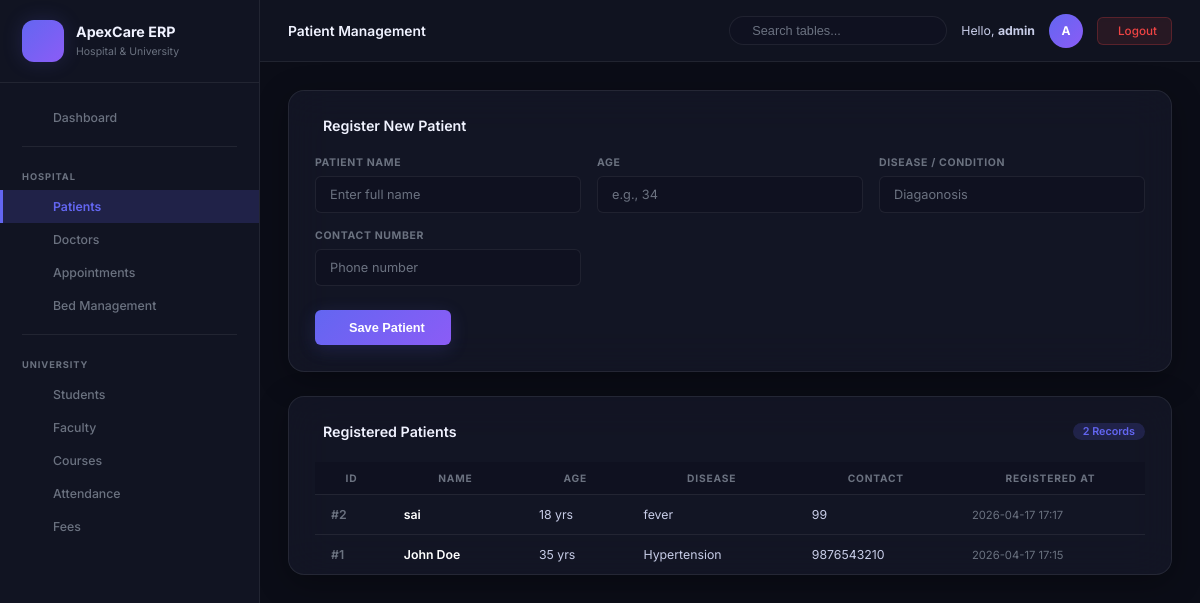
The app's page /hospital/patients (signed in) with its own data.
### tables this page shows
CREATE TABLE patients (
                id         INTEGER PRIMARY KEY AUTOINCREMENT,
                name       TEXT NOT NULL,
                age        INTEGER NOT NULL,
                disease    TEXT NOT NULL,
                contact    TEXT NOT NULL,
                created_at TIMESTAMP DEFAULT CURRENT_TIMESTAMP
            );

### routes/hospital.py (the view, shortened to what this page needs)
@hospital_bp.route('/patients', methods=['GET', 'POST'])
@login_required
def patients():
    msg, msg_type = None, None
    db = get_db()
    all_patients = db.execute("SELECT * FROM patients ORDER BY id DESC").fetchall()
    return render_template('hospital/patients.html', patients=all_patients, msg=msg, msg_type=msg_type)

### core/db.py (called while the page is built)
def get_db():
    if 'db' not in g:
        g.db = sqlite3.connect(DB_PATH)
        g.db.row_factory = sqlite3.Row   # dict-like rows
        g.db.execute("PRAGMA foreign_keys = ON")
    return g.db

### routes/utils.py (called while the page is built)
def login_required(f):
    @wraps(f)
    def decorated(*args, **kwargs):
        if 'logged_in' not in session:
            flash('Please login to access this page.', 'warning')
            return redirect(url_for('auth.login'))
        return f(*args, **kwargs)
    return decorated

### templates/hospital/patients.html (shortened to what this page needs)
{% extends "base.html" %}
{% block page_title %}Patient Management{% endblock %}
{% block content %}
<div class="card-dark">
    <div class="card-head">
         Register New Patient
    </div>
    <form method="POST">
        <div class="form-grid">
            <div class="f-group">
                <label class="f-label">Patient Name</label>
                <input type="text" name="name" class="f-control" required placeholder="Enter full name">
            </div>
            <div class="f-group">
                <label class="f-label">Age</label>
                <input type="number" name="age" class="f-control" required placeholder="e.g., 34">
            </div>
            <div class="f-group">
                <label class="f-label">Disease / Condition</label>
                <input type="text" name="disease" class="f-control" required placeholder="Diagaonosis">
            </div>
            <div class="f-group">
                <label class="f-label">Contact Number</label>
                <input type="text" name="contact" class="f-control" required placeholder="Phone number">
            </div>
        </div>
        <div style="margin-top: 24px;">
            <button type="submit" class="btn-submit">
                 Save Patient
            </button>
        </div>
    </form>
</div>
<div class="card-dark" style="padding-bottom: 0;">
    <div class="card-head">
         Registered Patients
        <span class="record-badge">{{ patients|length }} Records</span>
    </div>
    {% if patients %}
    <div class="tbl-scroll">
        <table class="apex-tbl">
            <thead>
                <tr>
                    <th>ID</th>
                    <th>Name</th>
                    <th>Age</th>
                    <th>Disease</th>
                    <th>Contact</th>
                    <th>Registered At</th>
                </tr>
            </thead>
            <tbody>
                {% for p in patients %}
                <tr>
                    <td>#{{ p.id }}</td>
                    <td style="font-weight: 600; color: #fff;">{{ p.name }}</td>
                    <td>{{ p.age }} yrs</td>
                    <td>{{ p.disease }}</td>
                    <td>{{ p.contact }}</td>
                    <td style="color: var(--text-muted); font-size: .75rem;">{{ p.created_at[:16] if p.created_at else '' }}</td>
                </tr>
                {% endfor %}
            </tbody>
        </table>
    </div>
    {% else %}
    <div class="empty-state">
        <i class="ph-duotone ph-folder-open"></i>
        No patient records found in the database.
    </div>
    {% endif %}
</div>
{% endblock %}

### static/css/style.css (style rules this page uses)
:root { --bg-root : #0b0d17; --bg-sidebar : #111422; --bg-card : #181c2e; --bg-input : #0f1120; --bg-hover : #1e2340; --accent : #6366f1; --accent-2 : #8b5cf6; --accent-grd : linear-gradient(135deg, #6366f1 0%, #8b5cf6 100%); --accent-glow: rgba(99, 102, 241, 0.18); --text-h : #f0f2ff; --text-body : #c8cde8; --text-muted : #6b7280; --border : rgba(255,255,255,0.07); --border-h : rgba(99,102,241,0.45); --success : #10b981; --warning : #f59e0b; --danger : #ef4444; --info : #38bdf8; --sidebar-w : 260px; --hdr-h : 62px; --radius-lg : 16px; --radius-md : 10px; --radius-sm : 6px; --shadow-card: 0 4px 32px rgba(0,0,0,0.45); --transition : all 0.3s cubic-bezier(0.16, 1, 0.3, 1); --glass-bg : rgba(24, 28, 46, 0.6); --glass-border: rgba(255, 255, 255, 0.08); }
*, *::before, *::after { box-sizing: border-box; margin: 0; padding: 0; }
html { font-size: 15px; scroll-behavior: smooth; }
body { font-family: 'Inter', system-ui, sans-serif; background: var(--bg-root); color: var(--text-body); min-height: 100vh; -webkit-font-smoothing: antialiased; }
.card-dark { background: var(--glass-bg); backdrop-filter: blur(20px); -webkit-backdrop-filter: blur(20px); border: 1px solid var(--glass-border); border-radius: var(--radius-lg); padding: 26px; margin-bottom: 24px; box-shadow: 0 8px 32px rgba(0, 0, 0, 0.3); transition: var(--transition); }
.card-head { display: flex; align-items: center; gap: 8px; margin-bottom: 22px; font-size: .95rem; font-weight: 600; color: var(--text-h); }
.record-badge { margin-left: auto; background: var(--accent-glow); color: var(--accent); padding: 2px 10px; border-radius: 20px; font-size: .72rem; font-weight: 600; }
.form-grid { display: grid; grid-template-columns: repeat(auto-fill, minmax(200px, 1fr)); gap: 16px; }
.f-group { display: flex; flex-direction: column; }
.f-label { font-size: .7rem; font-weight: 700; letter-spacing: .06em; text-transform: uppercase; color: var(--text-muted); margin-bottom: 7px; }
.f-control { padding: 10px 14px; background: var(--bg-input); border: 1px solid var(--border); border-radius: var(--radius-sm); color: var(--text-h); font-size: .85rem; font-family: inherit; outline: none; transition: var(--transition); width: 100%; }
.f-control::placeholder { color: var(--text-muted); }
.btn-submit { display: inline-flex; align-items: center; gap: 8px; padding: 10px 26px; background: var(--accent-grd); color: #fff; border: none; border-radius: var(--radius-sm); font-size: .85rem; font-weight: 600; cursor: pointer; transition: var(--transition); box-shadow: 0 4px 18px var(--accent-glow); }
.tbl-scroll { overflow-x: auto; max-height: 520px; overflow-y: auto; }
table.apex-tbl { width: 100%; border-collapse: collapse; font-size: .82rem; }
.apex-tbl thead { position: sticky; top: 0; z-index: 1; background: var(--bg-input); }
.apex-tbl th { padding: 10px 16px; color: var(--text-muted); font-size: .68rem; font-weight: 700; text-transform: uppercase; letter-spacing: .08em; border-bottom: 1px solid var(--border); white-space: nowrap; }
.apex-tbl td { padding: 12px 16px; color: var(--text-body); border-bottom: 1px solid var(--border); vertical-align: middle; }
.apex-tbl td:first-child { color: var(--text-muted); font-weight: 600; }
.apex-tbl tbody tr:last-child td { border-bottom: none; }

### records on screen
patients: id "2", name "sai", age "18", disease "fever", contact "99", created_at "2026-04-17 17:17"
patients: id "1", name "John Doe", age "35", disease "Hypertension", contact "9876543210", created_at "2026-04-17 17:15"

### other values on screen
{{ session.username }} "admin"
{{ session.username[0]|upper if session.username else 'A' }} "A"
{{ patients|length }} "2"
